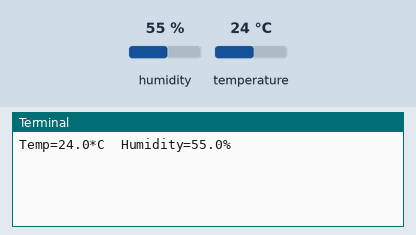
Bench run of a program on a simulated Raspberry Pi (BCM pin numbers). On the bench: the last lines printed to the terminal. The test bench sets the inputs (shaded band); at power-on: humidity 55 %, temperature 24 °C. Each call to the cloud database takes 0.3 s, and an entry nobody has set reads as its off value or as empty.

Above: at 1.7 s.
1.8 s: humidity set to 22 %
At 2.5 s:
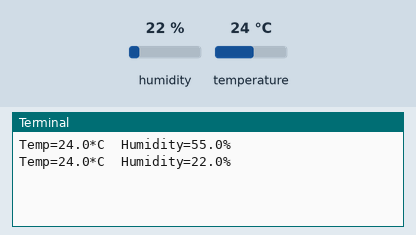
3.3 s: temperature set to 12 °C
At 4.2 s:
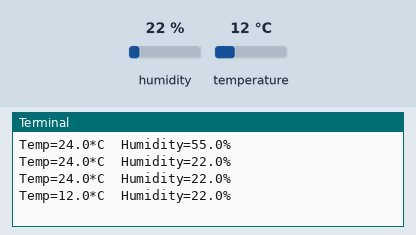
4.8 s: humidity set to 40 %
At 5.8 s:
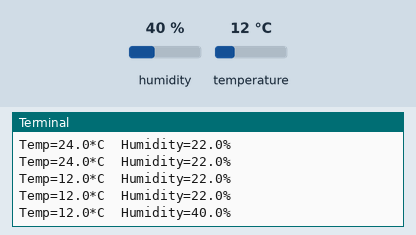
Timing chart, 0 to 7.8 s (numbered marks = the images above; inputs shaded):
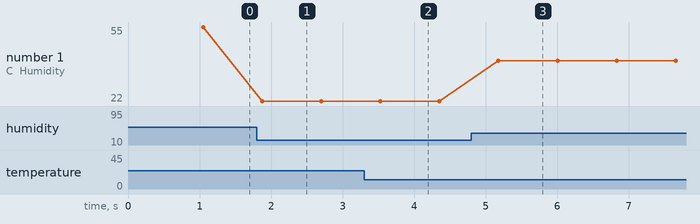

The program:

dht-firebase.py
```python
import RPi.GPIO as GPIO
from time import sleep
import datetime
from firebase import firebase
import Adafruit_DHT

import urllib2, urllib, httplib
import json
import os
from functools import partial

GPIO.setmode(GPIO.BCM)
GPIO.cleanup()
GPIO.setwarnings(False)

# Sensor should be set to Adafruit_DHT.DHT11,
# Adafruit_DHT.DHT22, or Adafruit_DHT.AM2302.
sensor = Adafruit_DHT.DHT11

# Example using a Beaglebone Black with DHT sensor
# connected to pin P8_11.
pin = 17

# Try to grab a sensor reading.  Use the read_retry method which will retry up
# to 15 times to get a sensor reading (waiting 2 seconds between each retry).
humidity, temperature = Adafruit_DHT.read_retry(sensor, pin)


firebase = firebase.FirebaseApplication('https://smart-greenhouse-92747.firebaseio.com/', None)
#firebase.push("/dht", "/temp", "0.00")
#firebase.push("/dht", "/humidity", "0.00")

def update_firebase():

	humidity, temperature = Adafruit_DHT.read_retry(sensor, pin)
	if humidity is not None and temperature is not None:
		sleep(0)
		str_temp = ' {0:0.2f} *C '.format(temperature)

		str_hum  = ' {0:0.2f} %'.format(humidity)
		print('Temp={0:0.1f}*C  Humidity={1:0.1f}%'.format(temperature, humidity))

	else:
		print('Failed to get reading. Try again!')
		sleep(10)

	data = {"temp": temperature, "humidity": humidity}
	firebase.patch('/sensor/dht', data)


while True:
		update_firebase()

        #sleepTime = int(sleepTime)
		sleep(0)
```

Measured:
- after the input at 1.8 s, the terminal: prints a new line after 0.08 s (image 1)
- after the input at 3.3 s, the terminal: prints a new line after 0.23 s (image 2)
- after the input at 4.8 s, the terminal: prints a new line after 0.38 s (image 3)
- plotted number 1: 55 → 22 after the input at 1.8 s, 22 → 40 after the input at 4.8 s
